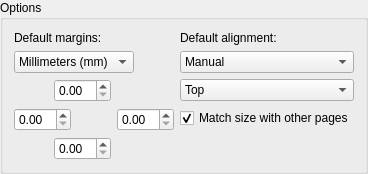
         <widget class="QGroupBox" name="optMargins">
          <property name="title">
           <string>Options</string>
          </property>
          <layout class="QFormLayout" name="formLayout_6">
           <item row="0" column="0">
            <widget class="QLabel" name="label_7">
             <property name="text">
              <string>Default margins:</string>
             </property>
            </widget>
           </item>
           <item row="0" column="1">
            <widget class="QLabel" name="label_8">
             <property name="text">
              <string>Default alignment:</string>
             </property>
            </widget>
           </item>
           <item row="1" column="0">
            <widget class="QComboBox" name="cbMarginUnits">
             <item>
              <property name="text">
               <string>Millimeters (mm)</string>
              </property>
             </item>
             <item>
              <property name="text">
               <string>Inches (in)</string>
              </property>
             </item>
            </widget>
           </item>
           <item row="1" column="1">
            <widget class="QComboBox" name="cbAlignmentMode">
             <property name="currentIndex">
              <number>0</number>
             </property>
             <item>
              <property name="text">
               <string comment="manual">Manual</string>
              </property>
             </item>
             <item>
              <property name="text">
               <string comment="auto">Auto</string>
              </property>
             </item>
            </widget>
           </item>
           <item row="3" column="0">
            <layout class="QHBoxLayout" name="horizontalLayout_4">
             <item>
              <spacer name="horizontalSpacer_9">
               <property name="orientation">
                <enum>Qt::Horizontal</enum>
               </property>
               <property name="sizeHint" stdset="0">
                <size>
                 <width>40</width>
                 <height>20</height>
                </size>
               </property>
              </spacer>
             </item>
             <item>
              <widget class="QDoubleSpinBox" name="marginDefaultTopVal">
               <property name="statusTip">
                <string>Top</string>
               </property>
              </widget>
             </item>
             <item>
              <spacer name="horizontalSpacer_10">
               <property name="orientation">
                <enum>Qt::Horizontal</enum>
               </property>
               <property name="sizeHint" stdset="0">
                <size>
                 <width>40</width>
                 <height>20</height>
                </size>
               </property>
              </spacer>
             </item>
            </layout>
           </item>
           <item row="5" column="0">
            <layout class="QHBoxLayout" name="horizontalLayout_11">
             <item>
              <widget class="QDoubleSpinBox" name="marginDefaultLeftVal">
               <property name="statusTip">
                <string>Left</string>
               </property>
              </widget>
             </item>
             <item>
              <spacer name="horizontalSpacer_11">
               <property name="orientation">
                <enum>Qt::Horizontal</enum>
               </property>
               <property name="sizeHint" stdset="0">
                <size>
                 <width>40</width>
                 <height>20</height>
                </size>
               </property>
              </spacer>
             </item>
             <item>
              <widget class="QDoubleSpinBox" name="marginDefaultRightVal">
               <property name="statusTip">
                <string>Right</string>
               </property>
              </widget>
             </item>
            </layout>
           </item>
           <item row="6" column="0">
            <layout class="QHBoxLayout" name="horizontalLayout_10">
             <item>
              <spacer name="horizontalSpacer_12">
               <property name="orientation">
                <enum>Qt::Horizontal</enum>
               </property>
               <property name="sizeHint" stdset="0">
                <size>
                 <width>40</width>
                 <height>20</height>
                </size>
               </property>
              </spacer>
             </item>
             <item>
              <widget class="QDoubleSpinBox" name="marginDefaultBottomVal">
               <property name="statusTip">
                <string>Bottom</string>
               </property>
              </widget>
             </item>
             <item>
              <spacer name="horizontalSpacer_13">
               <property name="orientation">
                <enum>Qt::Horizontal</enum>
               </property>
               <property name="sizeHint" stdset="0">
                <size>
                 <width>40</width>
                 <height>20</height>
                </size>
               </property>
              </spacer>
             </item>
            </layout>
           </item>
           <item row="3" column="1">
            <widget class="QComboBox" name="cbAlignment">
             <item>
              <property name="text">
               <string>Top</string>
              </property>
             </item>
             <item>
              <property name="text">
               <string>Top-left</string>
              </property>
             </item>
             <item>
              <property name="text">
               <string>Top-right</string>
              </property>
             </item>
             <item>
              <property name="text">
               <string>Left</string>
              </property>
             </item>
             <item>
              <property name="text">
               <string>Right</string>
              </property>
             </item>
             <item>
              <property name="text">
               <string>Bottom-left</string>
              </property>
             </item>
             <item>
              <property name="text">
               <string>Bottom-right</string>
              </property>
             </item>
             <item>
              <property name="text">
               <string>Bottom</string>
              </property>
             </item>
             <item>
              <property name="text">
               <string>None</string>
              </property>
             </item>
            </widget>
           </item>
           <item row="5" column="1">
            <widget class="QCheckBox" name="cbMarginsMatchSize">
             <property name="text">
              <string>Match size with other pages</string>
             </property>
             <property name="checked">
              <bool>true</bool>
             </property>
            </widget>
           </item>
          </layout>
         </widget>
